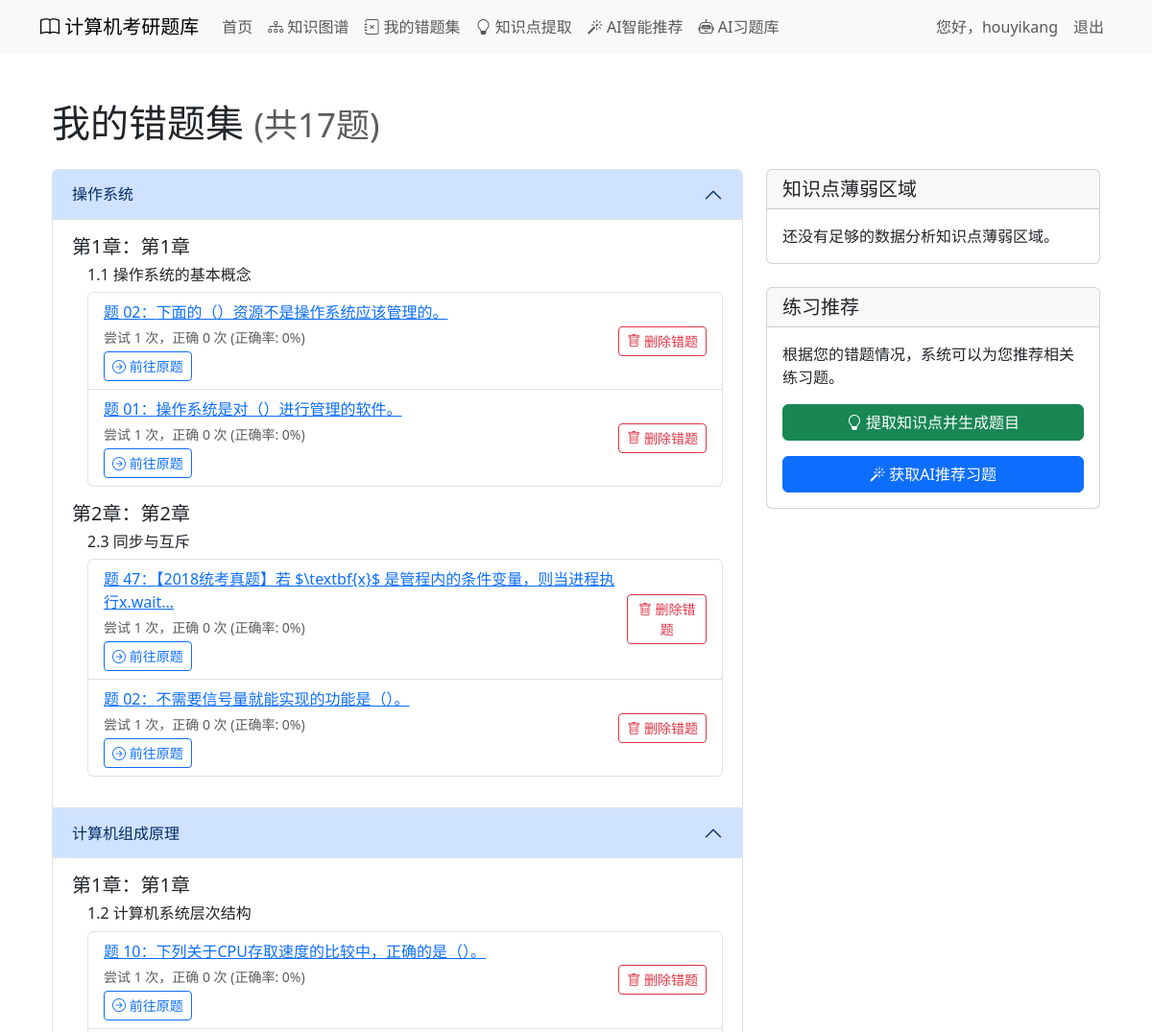
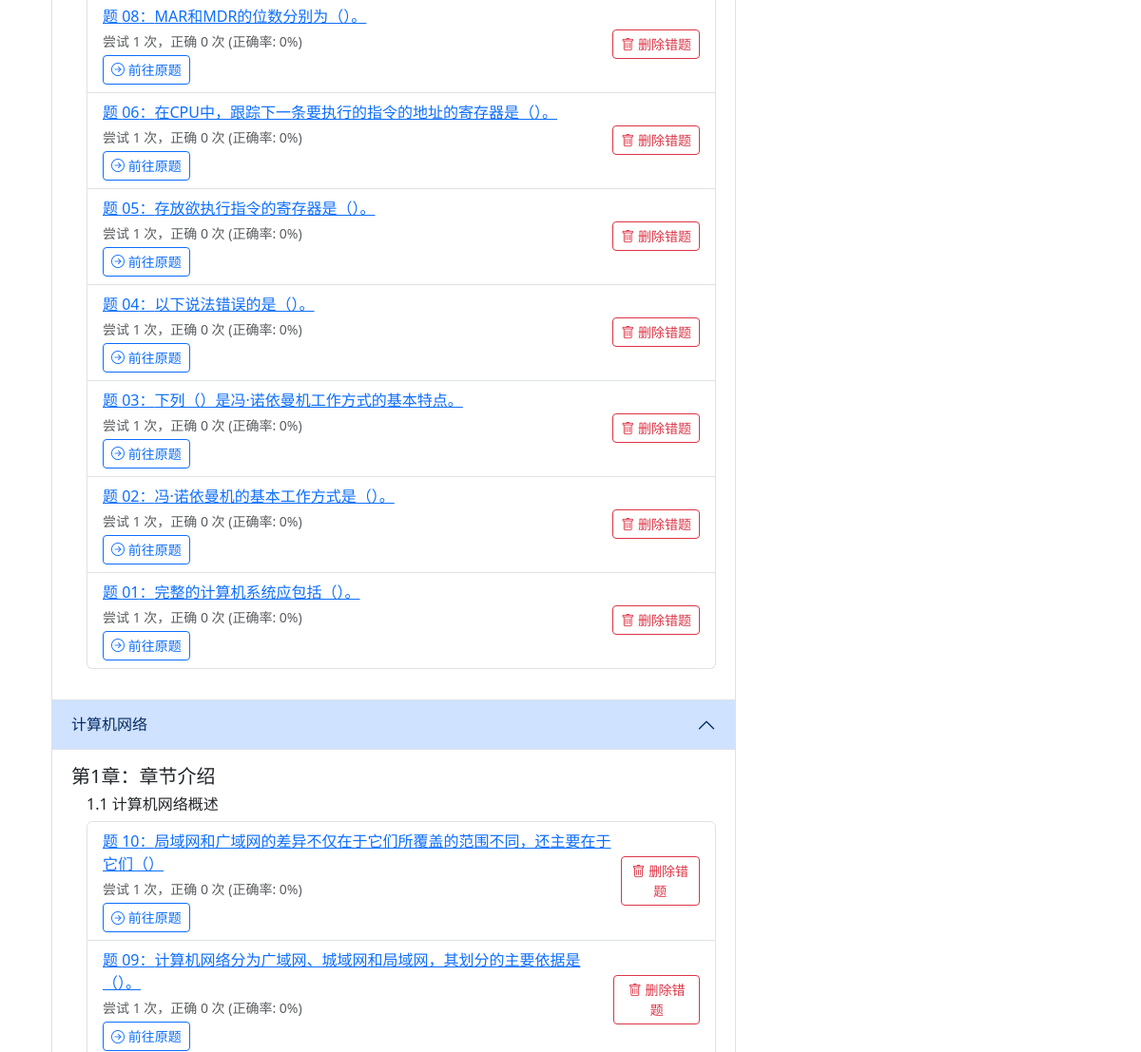
The app's page /mistake_collection/ (signed in, upper part), older data (2 pictures, top to bottom).
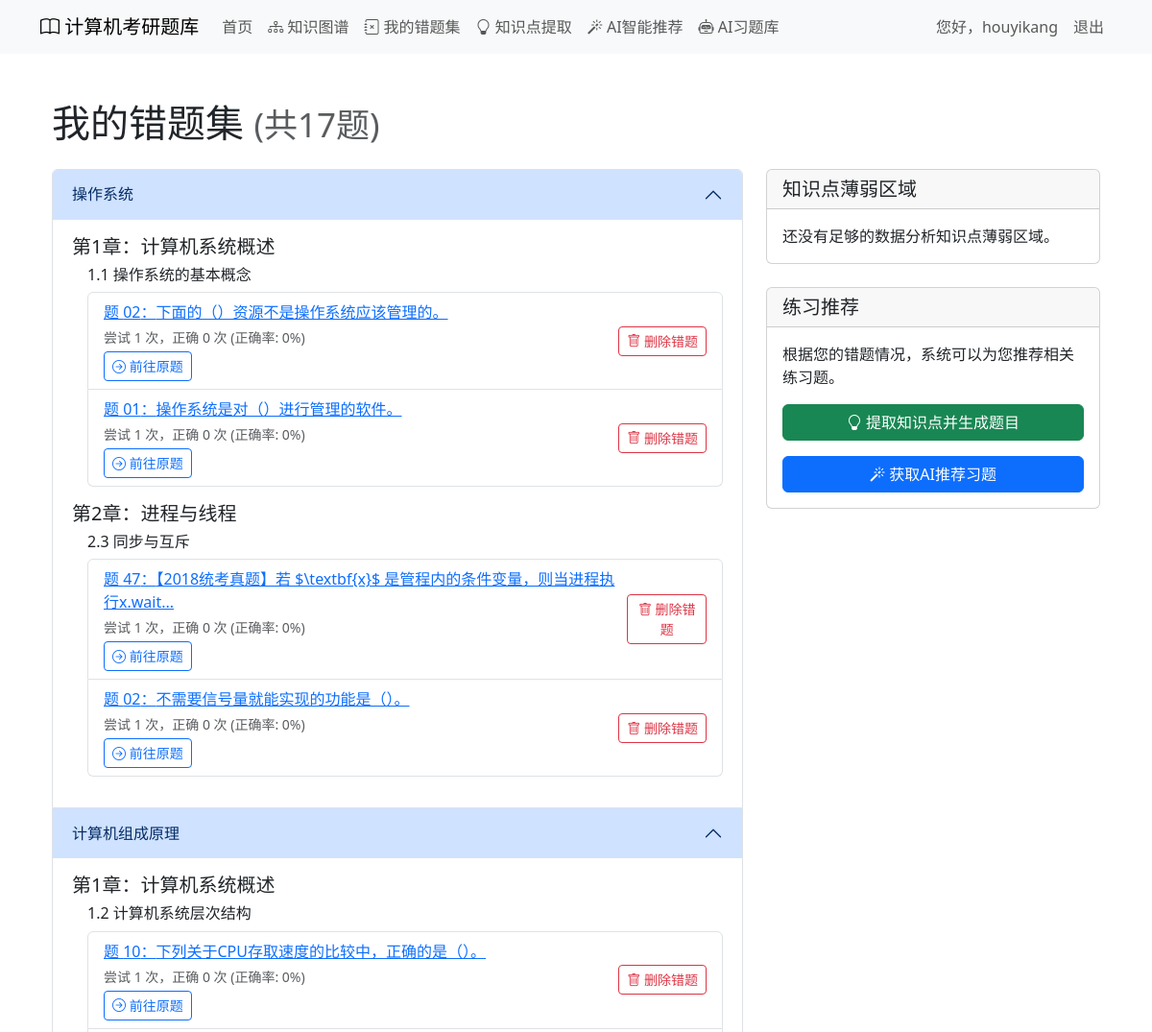
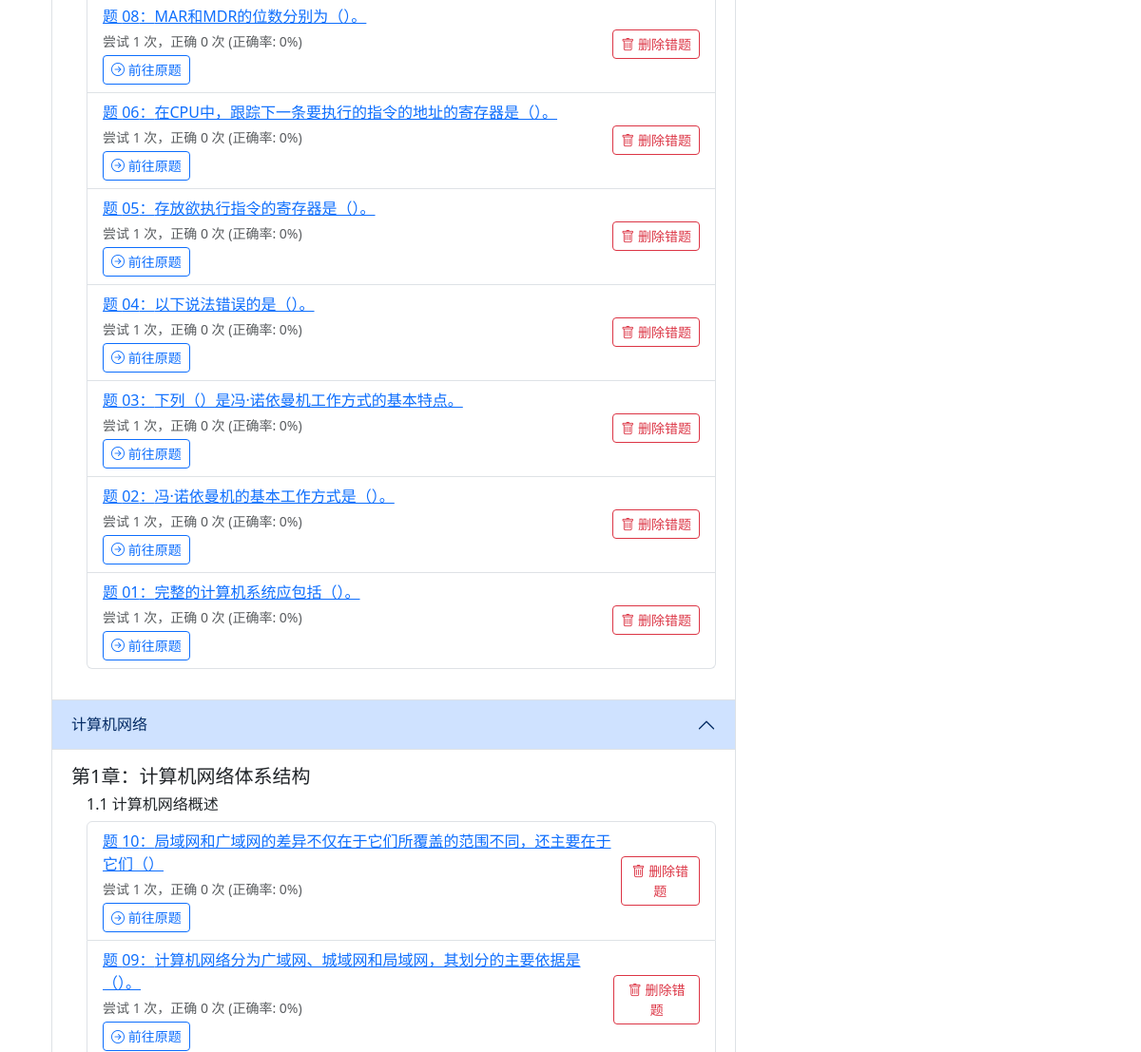
The same page, newer data (2 pictures, top to bottom).
### courses/models.py (models this page shows, shortened)
class Chapter(models.Model):
    book = models.ForeignKey(Book, on_delete=models.CASCADE, related_name='chapters', verbose_name='所属书籍')
    number = models.IntegerField(verbose_name='章节号')
    title = models.CharField(max_length=200, verbose_name='章节标题')
    introduction = models.TextField(blank=True, verbose_name='章节介绍')
    class Meta:
        verbose_name = '章节'
        verbose_name_plural = verbose_name
        ordering = ['number']

### courses/views.py (the view)
# urls.py: path('mistake_collection/', views.user_mistake_collection, name='mistake_collection'),
@login_required
def user_mistake_collection(request):
    mistakes = UserMistakeCollection.objects.filter(user=request.user).select_related(
        'exercise', 'exercise__section', 'exercise__section__chapter', 'exercise__section__chapter__book'
    ).order_by('-added_at')  # 改用added_at字段排序
    grouped_mistakes = {}
    for mistake in mistakes:
        exercise = mistake.exercise
        book = exercise.section.chapter.book
        chapter = exercise.section.chapter
        if book.id not in grouped_mistakes:
            grouped_mistakes[book.id] = {
                'book': book,
                'chapters': {}
            }
        if chapter.id not in grouped_mistakes[book.id]['chapters']:
            grouped_mistakes[book.id]['chapters'][chapter.id] = {
                'chapter': chapter,
                'sections': {}
            }
        section_id = exercise.section.id
        if section_id not in grouped_mistakes[book.id]['chapters'][chapter.id]['sections']:
            grouped_mistakes[book.id]['chapters'][chapter.id]['sections'][section_id] = {
                'section': exercise.section,
                'mistakes': []
            }
        grouped_mistakes[book.id]['chapters'][chapter.id]['sections'][section_id]['mistakes'].append(mistake)
    books_list = []
    for book_id, book_data in grouped_mistakes.items():
        chapters_list = []
        for chapter_id, chapter_data in book_data['chapters'].items():
            sections_list = []
            for section_id, section_data in chapter_data['sections'].items():
                sections_list.append({
                    'section': section_data['section'],
                    'mistakes': section_data['mistakes']
                })
            sections_list.sort(key=lambda x: x['section'].number)
            chapters_list.append({
                'chapter': chapter_data['chapter'],
                'sections': sections_list
            })
        chapters_list.sort(key=lambda x: x['chapter'].number)
        books_list.append({
            'book': book_data['book'],
            'chapters': chapters_list
        })
    books_list.sort(key=lambda x: x['book'].title)
    knowledge_stats = get_user_knowledge_weakness(request.user)
    context = {
        'books_list': books_list,
        'knowledge_stats': knowledge_stats,
        'total_mistakes': mistakes.count()
    }
    return render(request, 'courses/user_mistake_collection.html', context)

### courses/models.py (called while the page is built)
    @property
    def accuracy_rate(self):
        if self.attempt_count == 0:
            return 0
        return (self.correct_count / self.attempt_count) * 100

### courses/views.py (called while the page is built)
def get_user_knowledge_weakness(user):
    mistake_exercises = UserMistakeCollection.objects.filter(
        user=user
    ).values_list('exercise_id', flat=True)
    knowledge_weak_areas = ExerciseKnowledge.objects.filter(
        exercise_id__in=mistake_exercises
    ).values(
        'knowledge__id',
        'knowledge__title',
        'knowledge__section__title',
        'knowledge__section__chapter__title',
        'knowledge__section__chapter__book__title'
    ).annotate(
        frequency=Count('knowledge__id')
    ).order_by('-frequency')
    return knowledge_weak_areas

### courses/templates/courses/user_mistake_collection.html (shortened to what the changed rows need)
{% extends 'courses/base.html' %}
{% load static %}
{% block content %}
<div class="container mt-4">
    <h1 class="mb-4">我的错题集 <small class="text-muted">(共{{ total_mistakes }}题)</small></h1>
    <div class="row">
        <div class="col-md-8">
            {% if books_list %}
                <div class="accordion" id="mistakeAccordion">
                    {% for book_data in books_list %}
                        <div class="accordion-item">
                            <h2 class="accordion-header" id="book-{{ book_data.book.id }}">
                                <button class="accordion-button" type="button" data-bs-toggle="collapse"
                                        data-bs-target="#collapse-book-{{ book_data.book.id }}" aria-expanded="true">
                                    {{ book_data.book.title }}
                                </button>
                            </h2>
                            <div id="collapse-book-{{ book_data.book.id }}" class="accordion-collapse collapse show"
                                 aria-labelledby="book-{{ book_data.book.id }}">
                                <div class="accordion-body">
                                    {% for chapter_data in book_data.chapters %}
                                        <div class="chapter-item mb-3">
                                            <h5>第{{ chapter_data.chapter.number }}章：{{ chapter_data.chapter.title }}</h5>
                                            {% for section_data in chapter_data.sections %}
                                                <div class="section-item ms-3 mb-2">
                                                    <h6>{{ section_data.section.number }} {{ section_data.section.title }}</h6>
                                                    <ul class="list-group">
                                                        {% for mistake in section_data.mistakes %}
                                                            <li class="list-group-item">
                                                                <div class="d-flex justify-content-between align-items-center">
                                                                    <div>
                                                                        <a href="#" class="mistake-detail-link"
                                                                           data-exercise-id="{{ mistake.exercise.id }}">
                                                                            题 {{ mistake.exercise.number }}：{{ mistake.exercise.content|striptags|truncatechars:50 }}
                                                                        </a>
                                                                        <div class="text-muted small mt-1">
                                                                            尝试 {{ mistake.attempt_count }} 次，正确 {{ mistake.correct_count }} 次
                                                                            {% if mistake.attempt_count > 0 %}
                                                                                (正确率: {{ mistake.accuracy_rate|floatformat:0 }}%)
                                                                            {% endif %}
                                                                        </div>
                                                                        <div class="mt-1">
                                                                            <a href="{% url 'courses:section_exercises' mistake.exercise.section.id %}?scroll_to_exercise={{ mistake.exercise.id }}" class="btn btn-sm btn-outline-primary">
                                                                                <i class="bi bi-arrow-right-circle"></i> 前往原题
                                                                            </a>
                                                                        </div>
                                                                    </div>
                                                                    <div>
                                                                        <button class="btn btn-sm btn-outline-danger remove-btn"
                                                                                data-exercise-id="{{ mistake.exercise.id }}">
                                                                            <i class="bi bi-trash"></i> 删除错题
                                                                        </button>
                                                                    </div>
                                                                </div>
                                                            </li>
                                                        {% endfor %}
                                                    </ul>
                                                </div>
                                            {% endfor %}
                                        </div>
                                    {% endfor %}
                                </div>
                            </div>
                        </div>
                    {% endfor %}
                </div>
            {% endif %}
        </div>
    </div>
</div>
{% endblock %}

Row changes from the older to the newer data that the page shows:
changed Chapter (number 1 of 4 on the later page): chapter "第1章" → "计算机系统概述"
changed Chapter: chapter "第2章" → "进程与线程"
changed Chapter (number 3 of 4 on the later page): chapter "第1章" → "计算机系统概述"
changed Chapter: chapter "章节介绍" → "计算机网络体系结构"
